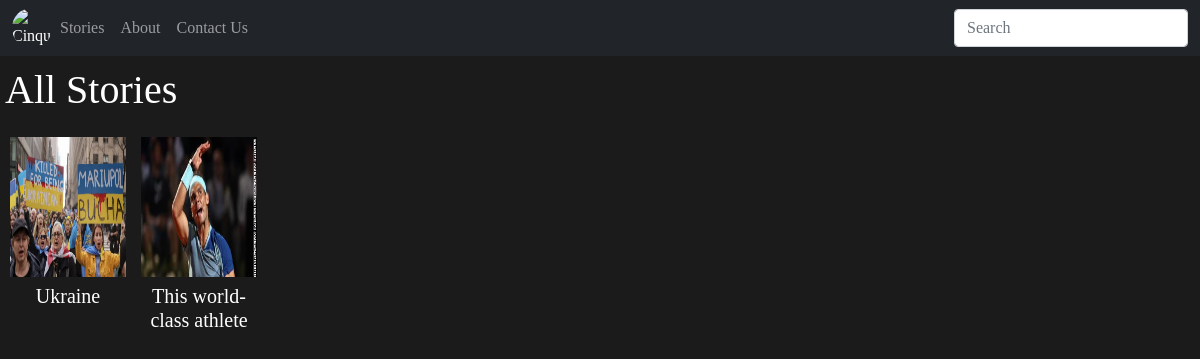
Screenshot of /stories/ with the database file from the repository.
### zatlansone/models.py (models this page shows, shortened)
class Story(models.Model):
	name = models.CharField(max_length=300)
	created_date = models.DateTimeField(default=timezone.now)
	published_date = models.DateTimeField(auto_now_add=True,blank=True, null=True)
	image = models.ImageField(blank=True, null=True)
	eps = models.ManyToManyField(Episode, blank=True)
	cover = models.ImageField(blank=True, null=True)

### zatlansone/views.py (the view)
# urls.py: path('stories/', views.story_view, name='story'),
def story_view(request):
	story = Story.objects.all()
	context = {'story':story}
	return render(request, 'story.html', context)

### templates/story.html
{% extends 'index.html' %}
{% block content %}
<h1 style="padding:5px;margin-top:5px;">All Stories</h1>
  {% for s in story %}
<div class="stories" style="width:126px;height:190px;border-radius:3px;margin-left:5px;float:left;margin-bottom:55px;margin-top:5px;">
    <a href="{% url 'episode' s.id %}"><img src="{{s.image.url}}" class="rounded" alt="stories" style="width:126px;height:150px;border-radius:3px;padding:5px;"></a>
    <a href="{% url 'episode' s.id %}" style="text-decoration:none;"><h5 class="text-center" style="color:#ffffff;padding-top:2px;">{{s.name}}</h5></a>
</div>
{% endfor %}
{% endblock %}

### templates/index.html (shortened to what this page needs)
<!DOCTYPE html>
<html lang="en">
<head>
  <link href="https://cdn.jsdelivr.net/npm/bootstrap@5.1.3/dist/css/bootstrap.min.css" rel="stylesheet">
</head>
<body style="font-family:sans-serif;
    background:rgb(27,27,28);
    color:#ffffff;font-family: georgia,garamond,serif;">
<nav class="navbar navbar-expand-sm navbar-dark bg-dark" style="color:#ffffff;">
  <div class="container-fluid">
    <img src="https://lh3.googleusercontent.com/pw/AM-JKLXArrTHXFN9Ofj2S6UInRx2AbRT-dr9XZB9i1wNNB-HulFyPLeyBqodIffISanCJxt6HjscECPBnancpXnBYIerP_ofJL7eXO-yrBS5VhwYK3BZ7oLdp78Eu_Ku26RSWQOl6Q7sfVvI5sr4TcaRO4Y=s320-no?authuser=0" class="rounded-circle" alt="Cinque Terre" width="40" height="40">
    <div class="collapse navbar-collapse" id="mynavbar">
      <ul class="navbar-nav me-auto">
        <li class="nav-item">
          <a class="nav-link" href="/stories/">Stories</a>
        </li>
        <li class="nav-item">
          <a class="nav-link" href="/maintenance/">About</a>
        </li>
        <li class="nav-item">
          <a class="nav-link" href="/maintenance/">Contact Us</a>
        </li>
      </ul>
      <form class="d-flex">
        <a href="/stories/search_stories/" style="text-decoration:none;"><input class="form-control me-2" type="text" placeholder="Search"></a>
      </form>
    </div>
  </div>
</nav>
  {% block content %}
  {% endblock %}
</body>
</html>

### rows the page displays
Story: image (picture), name "Ukraine"
Story: image (picture), name "This world-class athlete"
